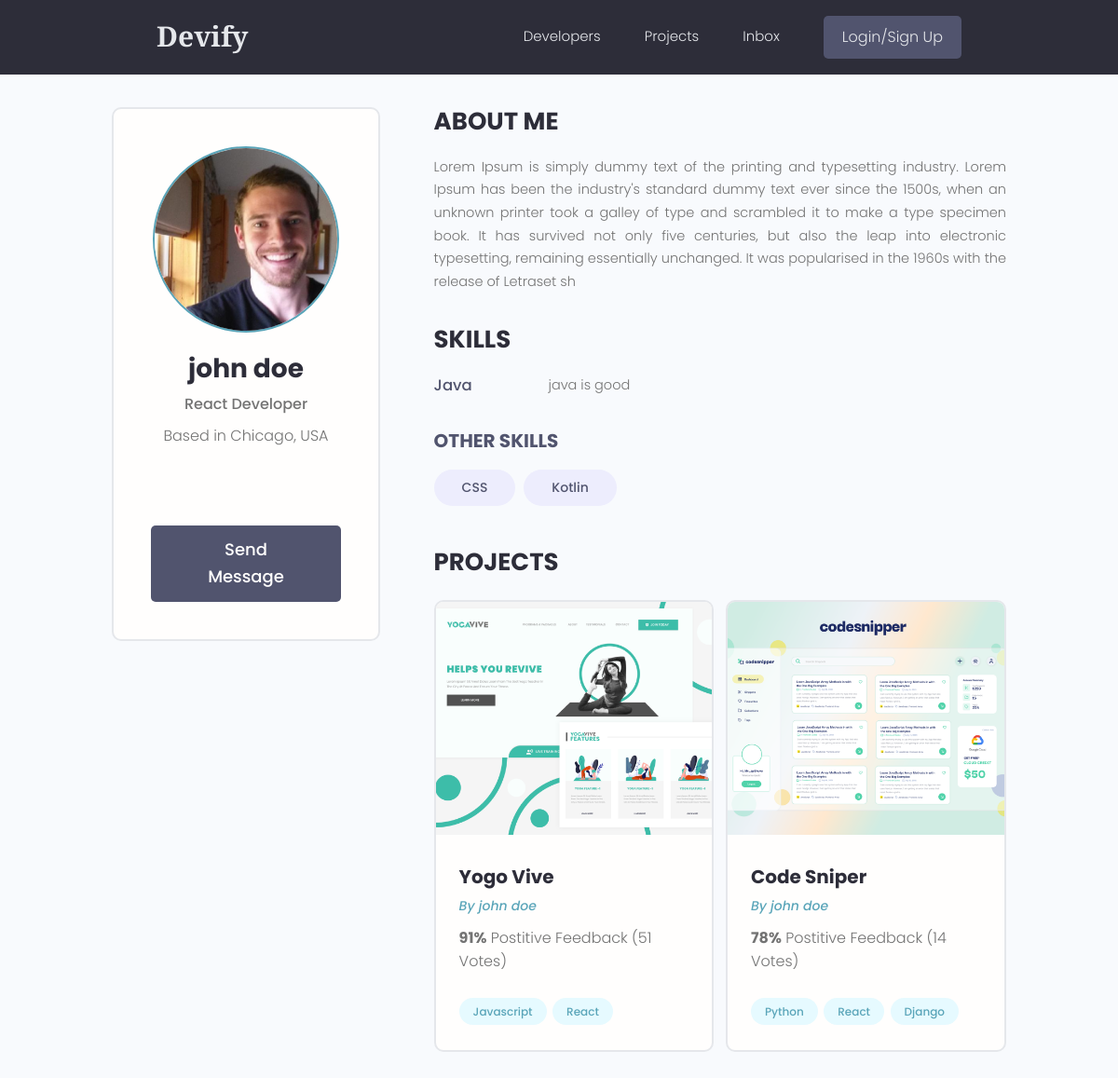
The app's page /profile/47a6b55b-2dcf-4566-88d5-f0d94f6142b9/ with its own data.
### users/models.py (models this page shows, shortened)
class Profile(models.Model):
    user = models.OneToOneField(User, on_delete=models.CASCADE , null=True, blank=True)
    name = models.CharField(max_length=200, blank=True, null=True)
    email = models.EmailField(max_length=500,blank=True,null=True)
    username = models.CharField(max_length=200, blank=True, null=True)
    location = models.CharField(max_length=200, blank=True, null=True)
    short_intro = models.CharField(max_length=2000,blank=True,null=True)
    bio = models.TextField(blank=True, null=True)
    profile_image = models.ImageField(blank=True, null=True, upload_to = 'profiles/',default='profiles/user-default.png')
    social_github = models.CharField(max_length=200, blank=True, null=True)
    social_twitter = models.CharField(max_length=200, blank=True, null=True)
    social_linkedin = models.CharField(max_length=200, blank=True, null=True)
    social_youtube = models.CharField(max_length=200, blank=True, null=True)
    social_website = models.CharField(max_length=200, blank=True, null=True)
    created = models.DateTimeField(auto_now_add=True)
    id = models.UUIDField(default=uuid.uuid4, unique=True , primary_key=True, editable=False)

class Skill(models.Model):
    owner = models.ForeignKey(Profile,on_delete=models.CASCADE , null=True, blank=True )
    name = models.CharField(max_length=200, blank=True, null=True)
    description = models.CharField(max_length=1000,blank=True, null=True)
    created = models.DateTimeField(auto_now_add=True)
    id = models.UUIDField(default=uuid.uuid4, unique=True , primary_key=True, editable=False)

### projects/models.py (models this page shows, shortened)
class Project(models.Model):
    owner = models.ForeignKey(Profile, null=True, blank=True,on_delete=models.SET_NULL)
    title = models.CharField(max_length=200)
    description = models.TextField(null=True, blank=True)
    featured_image = models.ImageField(null=True, blank=True,default="default.jpg")
    demo_link = models.CharField(max_length=2000, null=True, blank=True)
    source_link = models.CharField(max_length=2000, null=True, blank=True)
    tags = models.ManyToManyField('Tag',blank=True)
    vote_total = models.IntegerField(default=0,null=True,blank=True)
    vote_ratio = models.IntegerField(default=0,null=True,blank=True)
    created = models.DateTimeField(auto_now_add=True)
    id = models.UUIDField(default=uuid.uuid4, unique=True , primary_key=True, editable=False)
    class Meta:
        ordering = ['-vote_total']

class Tag(models.Model):
    name = models.CharField(max_length=200)
    created = models.DateTimeField(auto_now_add=True)
    id = models.UUIDField(default=uuid.uuid4, unique=True , primary_key=True, editable=False)
    def __str__(self):
        return self.name

### users/views.py (the view)
# urls.py: path('profile/<str:pk>/',views.userProfile,name="user-profile"),
def userProfile(request,pk):
    profile = Profile.objects.get(id=pk)
    skills = profile.skill_set.all()
    context={'profile':profile,'skills':skills}
    return render(request,'users/user-profile.html',context)

### users/templates/users/user-profile.html (shortened to what this page needs)
{% extends 'main.html' %}
{% block content %}
<main class="profile my-md">
    <div class="container">
        <div class="layout">
            <div class="column column--1of3">
                <div class="card text-center">
                    <div class="card__body dev">
                        <img class="avatar avatar--xl" src="{{ profile.profile_image.url}}" />
                        <h2 class="dev__name">{{profile.name}}</h2>
                        <p class="dev__title">{{profile.short_intro}}</p>
                        <p class="dev__location">Based in {{profile.location}}</p>
                        <ul class="dev__social">
                        </ul>
                        <a href="#" class="btn btn--sub btn--lg">Send Message </a>
                    </div>
                </div>
            </div>
            <div class="column column--2of3">
                <div class="devInfo">
                    <h3 class="devInfo__title">About Me</h3>
                    <p class="devInfo__about">{{profile.bio}}</p>
                </div>
                <div class="devInfo">
                    <h3 class="devInfo__title">Skills</h3>
                    <div class="devInfo__skills">
                        {% for skill in skills %}
                        {% if skill.description %}
                        <div class="devSkill">
                            <h4 class="devSkill__title">{{skill.name}}</h4>
                            <p class="devSkill__info">{{skill.description}}</p>
                        </div>
                        {% endif %}
                        {% endfor %}
                        <h3 class="devInfo__subtitle">Other Skills</h3>
                        <div class="devInfo__otherSkills">
                            {% for skill in skills %}
                            {% if skill.description %}
                            {% else %}
                            <span class="tag tag--pill tag--sub tag--lg">
                                <small>{{skill.name}}</small>
                            </span>
                            {% endif %}
                            {% endfor %}
                        </div>
                    </div>
                </div>
                <div class="devInfo">
                    <h3 class="devInfo__title">Projects</h3>
                    <div class="grid grid--two">
                        {% for project in profile.project_set.all %}
                        <div class="column">
                            <div class="card project">
                                <a href="{% url 'project' project.id %}" class="project">
                                    <img class="project__thumbnail" src="{{project.featured_image.url}}"
                                        alt="project thumbnail" />
                                    <div class="card__body">
                                        <h3 class="project__title">{{project.title}}</h3>
                                        <p><a class="project__author" href="{% url 'user-profile' project.owner.id %}">By {{project.owner.name}}</a></p>
                                        <p class="project--rating">
                                            <span style="font-weight: bold;">{{project.vote_ratio}}%</span> Postitive
                                            Feedback ({{project.vote_total}} Vote{{project.vote_total|pluralize:"s"}})
                                        </p>
                                        <div class="project__tags">
                                            {% for tag in project.tags.all %}
                                            <span class="tag tag--pill tag--main">
                                              <small>{{tag}}</small>
                                            </span>
                                            {% endfor %}
                                        </div>
                                    </div>
                                </a>
                            </div>
                        </div>
                        {% endfor %}
                    </div>
                </div>
            </div>
        </div>
    </div>
</main>
{% endblock %}

### static/styles/app.css (style rules this page uses)
:root { --color-sub: #2d2d39; }
.btn--sub { background-color: var(--color-sub-light); }
.card { border: 2px solid var(--color-light); }
img { width: 100%; }
.profile .card > .dev { padding: 4rem; }
.dev__name { color: var(--color-sub); font-size: 2.8rem; font-weight: 700; margin-top: 1rem; margin-bottom: 0.5rem; }
.dev__title { font-size: 1.6rem; font-weight: 500; line-height: 1.3; }
.dev__location { margin-top: 1rem; }
.dev__social { margin: 3rem 0; list-style: none; display: flex; justify-content: center; gap: 1.5rem; }
.devInfo { margin-bottom: 3rem; }
.devInfo__title, .devInfo__subtitle { font-size: 2.6rem; color: var(--color-sub); text-transform: uppercase; font-weight: 700; margin-bottom: 1.5rem; }
.devInfo__subtitle { font-size: 2rem; color: var(--color-sub-light); }
.devInfo__about, .devSkill__info { font-size: 1.45rem; line-height: 1.7; text-align: justify; }
.devSkill { margin-bottom: 3rem; }
.devSkill__title { font-size: 1.65rem; font-weight: 500; color: var(--color-sub-light); }
@media screen and (min-width: 700px) { .devSkill { display: flex; justify-content: space-between; gap: 3rem; } }
@media screen and (min-width: 700px) { .devSkill__info { flex-basis: 80%; } }
.project__author { font-size: 1.4rem; font-style: italic; }
.project--rating { margin-bottom: 1.6em; margin-top: .5em; }
.project__thumbnail { height: 25rem; object-fit: cover; object-position: top center; }
.project__title { font-size: 2rem; font-weight: 700; color: var(--color-sub); }

### static/uikit/styles/modules/_variables.css (style rules this page uses)
:root { --color-main: #5aa5b9; --color-main-light: #e6faff; --color-sub: #3f4156; --color-sub-light: #51546e; --color-sub-lighter: #ededfd; --color-text: #737373; --color-gray: #8b8b8b; --color-light: #e5e7eb; --color-light-gray: #767676; --color-bg: #f8fafd; --color-white: #fffefd; --color-white-light: #f3f3f3; --color-success: #359e64; --color-success-bg: #def8e8; --color-error: #fc4b0b; --color-error-bg: #fff2ee; --font-base: 'Poppins', arial, helvetica, 'Segoe UI', roboto, ubuntu, sans-serif; --font-monospace: 'Fira Code', 'Courier New', courier, monospace; --font-regular: 300; --font-medium: 500; --font-bold: 700; --generic-shadow: 1px 1px 5px #00000010; --generic-transition: all 0.3s ease-in-out; }

### static/uikit/styles/modules/_base.css (style rules this page uses)
* { margin: 0; padding: 0; box-sizing: border-box; text-rendering: optimizeLegibility; color: inherit; font-size: inherit; }
html { font-size: 50%; }
@media only screen and (min-width: 480px) { html { font-size: 56.25%; } }
@media only screen and (min-width: 1200px) { html { font-size: 62.5%; } }
body { line-height: 1.6; font-weight: 400; font-size: 1.5rem; color: var(--color-text); background-color: var(--color-bg); min-height: 100vh; }

### static/uikit/styles/modules/_typography.css (style rules this page uses)
* { font-family: var(--font-base); }
h2 { font-size: 3.6rem; font-weight: var(--font-bold); }
h3 { font-size: 3.2rem; font-weight: var(--font-medium); }
h4 { font-size: 2.8rem; font-weight: var(--font-medium); }
p, span, strong { font-size: 1.6rem; color: var(--color-text); font-weight: var(--font-regular); }
a { padding-bottom: 2px; text-decoration: none; display: inline-block; color: var(--color-main); font-weight: var(--font-medium); }

### static/uikit/styles/modules/_utilities.css (style rules this page uses)
.container { width: 92%; max-width: 165rem; margin: 0 auto; box-sizing: border-box; }
@media screen and (min-width: 1000px) { .container { width: 90%; } }
@media screen and (min-width: 1200px) { .container { width: 80%; } }
.text-center { text-align: center; }
.my-md { margin: 3rem auto; }

### static/uikit/styles/modules/_avatar.css (style rules this page uses)
.avatar { border-radius: 50%; border: 2px solid var(--color-main); object-fit: cover; }
.avatar--xl { height: 20rem; width: 20rem; }

### static/uikit/styles/modules/_button.css (style rules this page uses)
.btn { display: inline-block; position: relative; cursor: pointer; background-color: var(--color-light); font-weight: var(--font-medium); color: var(--color-sub); text-decoration: none; padding: 1rem 2rem; border-radius: 0.5rem; border: none; width: -webkit-fit-content; width: -moz-fit-content; width: fit-content; height: -webkit-fit-content; height: -moz-fit-content; height: fit-content; font-size: 1.6rem; outline-width: 0; outline-color: transparent; -webkit-backface-visibility: hidden; backface-visibility: hidden; transition: all 0.3s ease-in-out; }
.btn--sub { background-color: var(--color-sub); color: var(--color-white); }
.btn--lg { font-size: 1.8rem; padding: 1.2rem 4.5rem; }

### static/uikit/styles/modules/_card.css (style rules this page uses)
.card { border-radius: 1rem; background-color: var(--color-white); border: 1.5px solid var(--color-light); width: auto; height: auto; margin-top: 0.5rem; margin-bottom: 0.5rem; overflow: hidden; }
.card__body, .card__header { padding: 2rem 2.5rem; }

### records on screen
Profile: profile_image (picture), name "john doe", short_intro "React Developer", location "Chicago, USA", bio "Lorem Ipsum is simply dummy text of the printing and typesetting industry. Lorem Ipsum has been the industry's standard dummy text ever since the 1500s, when an unknown printer took a galley of type and scrambled it to make a type specimen book. It has survived not only five centuries, but also the leap into electronic typesetting, remaining essentially unchanged. It was popularised in the 1960s with the release of Letraset sh"
Skill: name "Java", description "java is good"
Skill: name "CSS"
Skill: name "Kotlin"
Project: featured_image (picture), title "Yogo Vive", owner.name "john doe", vote_ratio "91", vote_total "51"
Tag: name "Javascript"
Tag: name "React"
Project: featured_image (picture), title "Code Sniper", owner.name "john doe", vote_ratio "78", vote_total "14"
Tag: name "Python"
Tag: name "Django"
